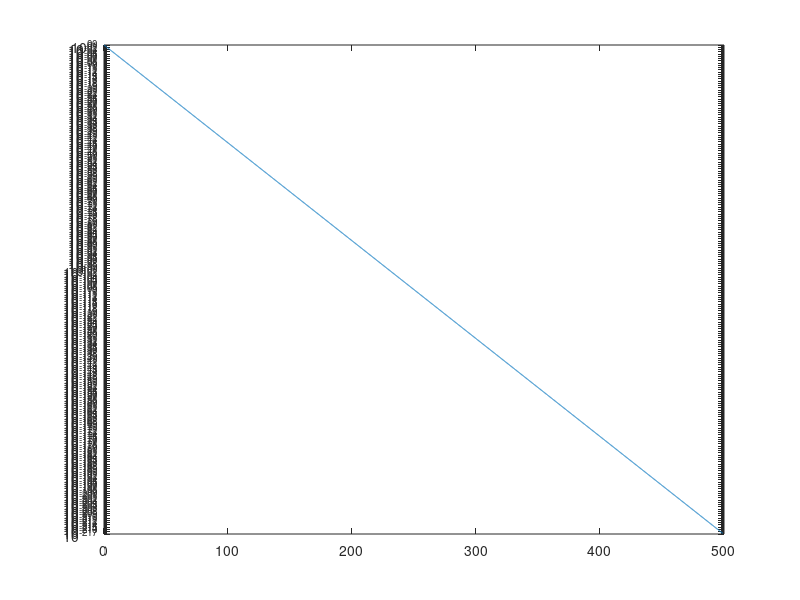
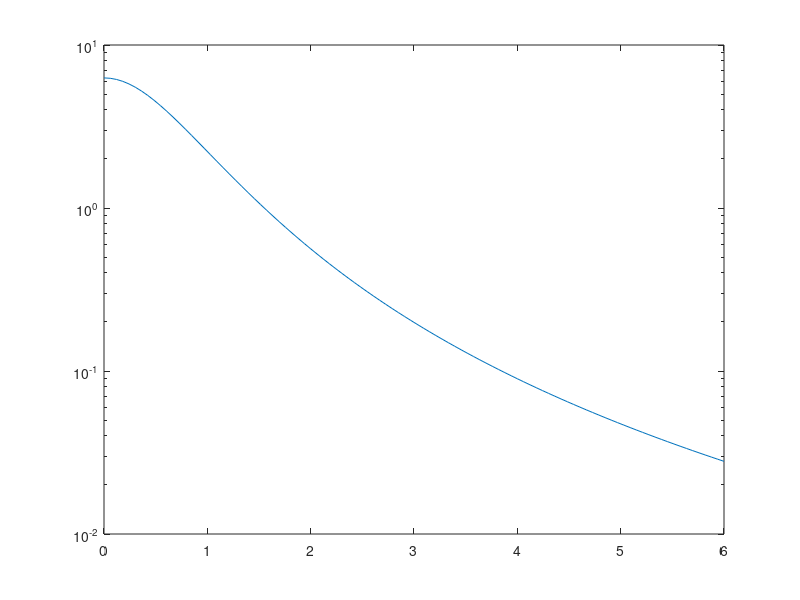

Here is the MATLAB script that generated these plots, in order: (Note: this script raises an error after producing the figures.)
clear all; close all; clc

M = 500;
dr = .1;

% r      Radial positions [m]          {0:numel(h)-1}
% k      Spatial frequencies [rad/m]   {pi/numel(h)*(0:numel(h)-1)}

r = [0:dr:M-1];

L = length(r);

% k = r * 2*pi/M;

k = linspace(0,6,100);

a = 1;

y = exp(-a * r);

semilogy(r,y)

figure()

Y = 2 * pi * a./((k.^2 + a^2).^(3/2));

semilogy(k,Y)
hold all;



Y2 = ht(y,r,k);

% Y3 = spatial_transform2(k./(2*pi),y,r)

f = k./(2*pi);

Y3 = 2* pi * spatial_transform2(f,y,r);

%Y4 = abs(besselh(0,y));

semilogy(k,Y2,'--')

semilogy(k,Y3)

%semilogy(k,Y4)

legend('theory','online code', 'my code')